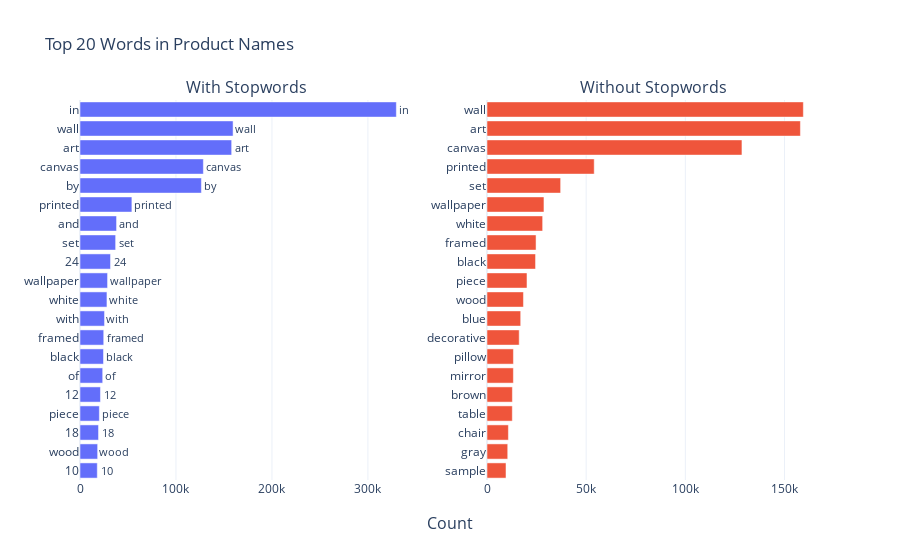

Notebook code for this chart:
### Code cell
#Plot results
fig = make_subplots(rows=1, cols=2, shared_xaxes=True,
                   subplot_titles = ('With Stopwords', 'Without Stopwords'),
                   x_title='Count')

fig.append_trace(go.Bar(x=df1['Count'], 
                        y=df1['Words'], 
                        text = df1['Words'],
                        textposition = 'outside',
                        orientation='h',
                       name='With Stopwords'),
                 1, 1)
fig.append_trace(go.Bar(x=df2['Count'], 
                        y=df2['Words'], 
                        orientation='h',
                       name='Without Stopwords'),
                1,2)

fig.update_layout(title_text='Top 20 Words in Product Names', showlegend=False)
fig.show()

### Figure 1 — Plotly figure (JSON) as saved in the notebook; plotly's stock layout.template omitted (floating-point values rounded to 4 significant figures)
{"data": [{"name": "With Stopwords", "orientation": "h", "text": ["10", "wood", "18", "piece", "12", "of", "black", "framed", "with", "white", "wallpaper", "24", "set", "and", "printed", "by", "canvas", "art", "wall", "in"], "textposition": "outside", "type": "bar", "x": [18015, 18381, 19303, 20164, 21322, 23653, 24479, 24731, 25568, 28077, 28722, 31802, 37129, 38088, 54059, 126512, 128551, 158028, 159510, 329633], "xaxis": "x", "y": ["10", "wood", "18", "piece", "12", "of", "black", "framed", "with", "white", "wallpaper", "24", "set", "and", "printed", "by", "canvas", "art", "wall", "in"], "yaxis": "y"}, {"name": "Without Stopwords", "orientation": "h", "type": "bar", "x": [9584, 10450, 10789, 12758, 12804, 13305, 13322, 16238, 16991, 18381, 20165, 24473, 24731, 28059, 28722, 37129, 54059, 128551, 158028, 159510], "xaxis": "x2", "y": ["sample", "gray", "chair", "table", "brown", "mirror", "pillow", "decorative", "blue", "wood", "piece", "black", "framed", "white", "wallpaper", "set", "printed", "canvas", "art", "wall"], "yaxis": "y2"}], "layout": {"annotations": [{"font": {"size": 16}, "showarrow": false, "text": "With Stopwords", "x": 0.225, "xanchor": "center", "xref": "paper", "y": 1, "yanchor": "bottom", "yref": "paper"}, {"font": {"size": 16}, "showarrow": false, "text": "Without Stopwords", "x": 0.775, "xanchor": "center", "xref": "paper", "y": 1, "yanchor": "bottom", "yref": "paper"}, {"font": {"size": 16}, "showarrow": false, "text": "Count", "x": 0.5, "xanchor": "center", "xref": "paper", "y": 0, "yanchor": "top", "yref": "paper", "yshift": -30}], "showlegend": false, "title": {"text": "Top 20 Words in Product Names"}, "xaxis": {"anchor": "y", "domain": [0, 0.45]}, "xaxis2": {"anchor": "y2", "domain": [0.55, 1]}, "yaxis": {"anchor": "x", "domain": [0, 1]}, "yaxis2": {"anchor": "x2", "domain": [0, 1]}}}
